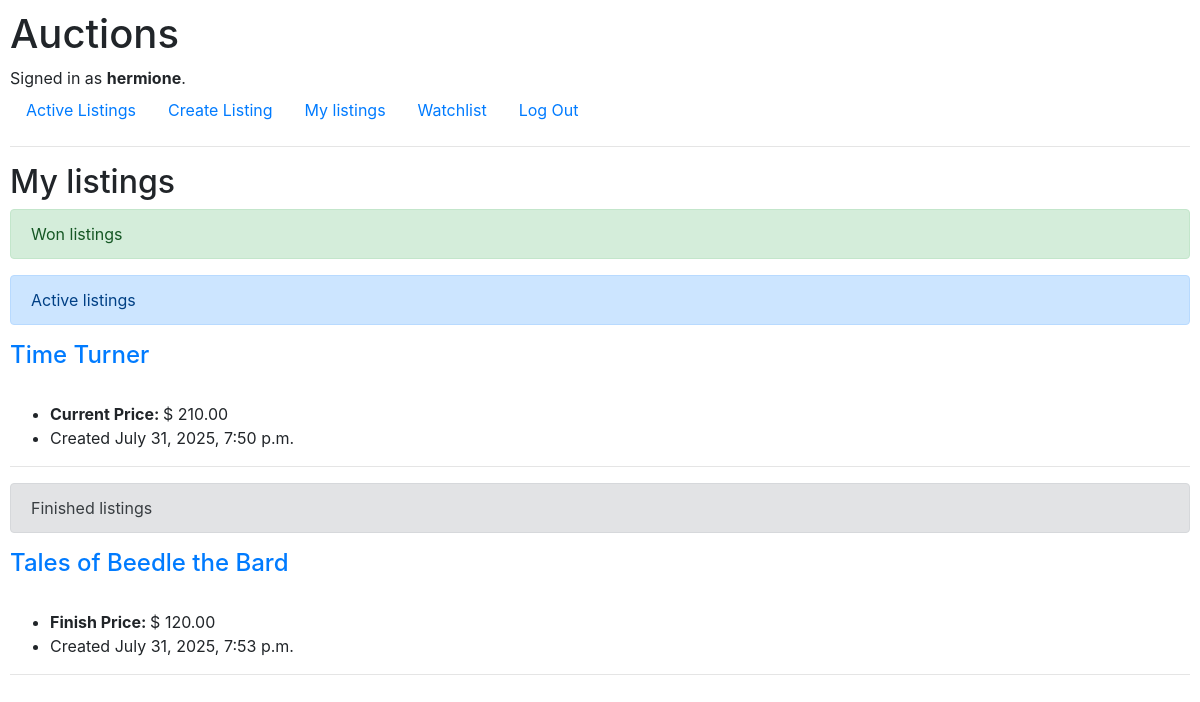
/mylistings/ (signed in), run on the app's committed database.
### auctions/models.py (models this page shows, shortened)
class User(AbstractUser):
    watchlist = models.ManyToManyField('Listing',
                                       blank=True,
                                       related_name="watchers")

class Listing(models.Model):
    active = models.BooleanField(default=True)
    author = models.ForeignKey(User,
                               on_delete=models.CASCADE)
    created_at = models.DateTimeField()
    title = models.CharField(max_length=64)
    description = models.TextField(max_length=300)
    img_url = models.CharField(max_length=200)
    category = models.ForeignKey(Category,
                                 blank=True,
                                 on_delete=models.CASCADE)

### auctions/views.py (the view)
# urls.py: path("mylistings/", views.my_listings, name="my-listings"),
@login_required(login_url="login")
def my_listings(request):
    listings = Listing.objects.annotate(
        max_bid=Max("bids__ammount")).order_by('-created_at').filter(author=request.user)
    won_listings = []  # TODO
    print(f"DEBUG: Won listings: {won_listings}")
    return render(request, "auctions/mylistings.html", {
        "listings": listings,
        "won_listings": won_listings,
    })

### auctions/templates/auctions/mylistings.html (shortened to what this page needs)
{% extends "auctions/layout.html" %}
{% block body %}
<h2>My listings</h2>
{% if not won_listings is None %}
<div class="alert alert-success" role="alert">
    Won listings
</div>
{% endif %}
<div class="alert alert-primary" role="alert">
    Active listings
</div>
{% for listing in listings %}
{% if listing.active %}
<h4><a href="{% url 'listing' listing.id %}">{{ listing.title }}</a></h4>
<ul>
    <li><strong>Current Price: </strong>$ {{ listing.max_bid|floatformat:2 }}</li>
    <li>Created {{ listing.created_at }}</li>
</ul>
<hr>
{% endif %}
{% empty %}
<h4>There are no listings to show.</h4>
{% endfor %}
<div class="alert alert-secondary" role="alert">
    Finished listings
</div>
{% for listing in listings %}
{% if not listing.active %}
<h4><a href="{% url 'listing' listing.id %}">{{ listing.title }}</a></h4>
<ul>
    <li><strong>Finish Price: </strong>$ {{ listing.max_bid|floatformat:2 }}</li>
    <li>Created {{ listing.created_at }}</li>
</ul>
<hr>
{% endif %}
{% empty %}
<h4>There are no listings to show.</h4>
{% endfor %}
{% endblock %}

### auctions/templates/auctions/layout.html (shortened to what this page needs)
{% load static %}
<!DOCTYPE html>
<html lang="en">
<head>
    <link rel="stylesheet" href="https://stackpath.bootstrapcdn.com/bootstrap/4.4.1/css/bootstrap.min.css"
>
    <link href="{% static 'auctions/styles.css' %}" rel="stylesheet">
</head>
<body>
    <h1>Auctions</h1>
    <div>
        {% if user.is_authenticated %}
        Signed in as <strong>{{ user.username }}</strong>.
        {% else %}
        Not signed in.
        {% endif %}
    </div>
    <ul class="nav">
        <li class="nav-item">
            <a class="nav-link" href="{% url 'index' %}">Active Listings</a>
        </li>
        {% if user.is_authenticated %}
        <li class="nav-item">
            <a class="nav-link" href="{% url 'create-listing' %}">Create Listing</a>
        </li>
        <li class="nav-item">
            <a class="nav-link" href="{% url 'my-listings' %}">My listings</a>
        </li>
        <li class="nav-item">
            <a class="nav-link" href="{% url 'watchlist' %}">Watchlist</a>
        </li>
        <li class="nav-item">
            <a class="nav-link" href="{% url 'logout' %}">Log Out</a>
        </li>
        {% endif %}
    </ul>
    <hr>
    {% block body %}
    {% endblock %}
</body>
</html>

### auctions/static/auctions/styles.css (style rules this page uses)
body { padding: 10px; }

### data on the page
User: username "hermione"
Listing: title "Time Turner", max_bid "210.00", created_at "July 31, 2025, 7:50 p.m."
Listing: title "Tales of Beedle the Bard", max_bid "120.00", created_at "July 31, 2025, 7:53 p.m."
